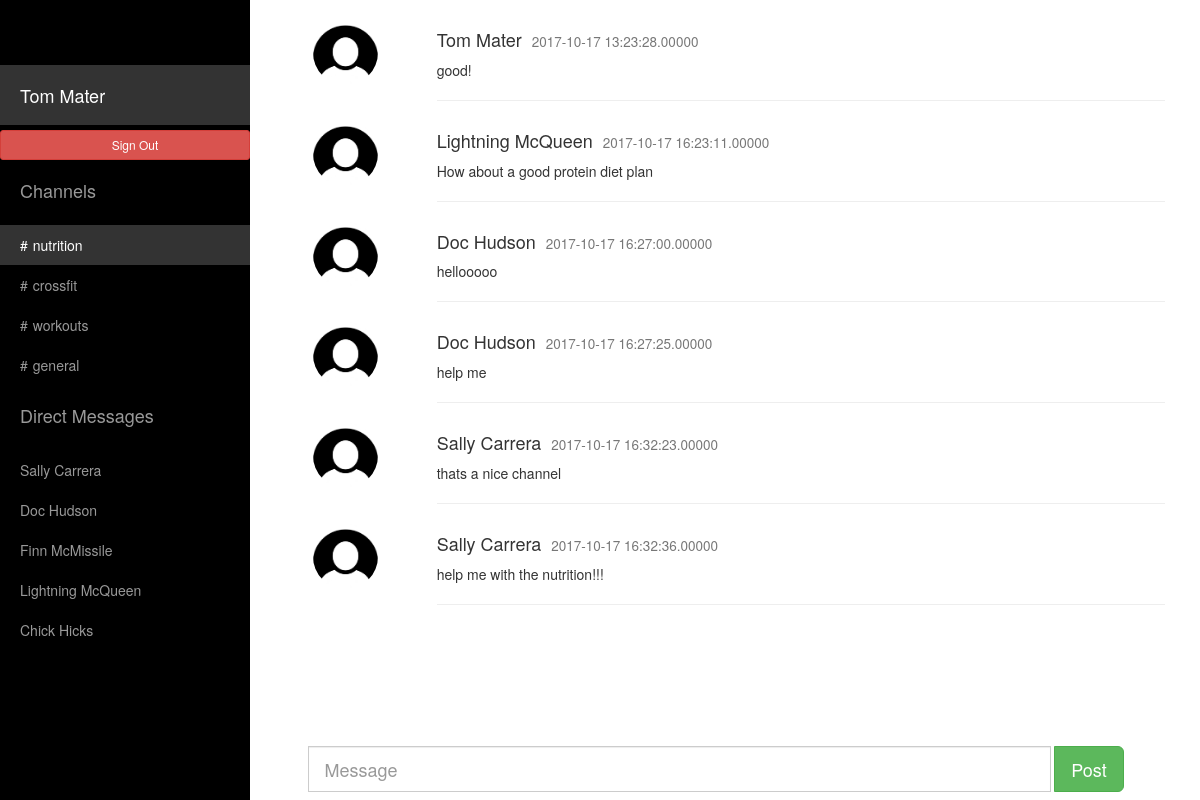
The app's page /indexn.php (signed in), older data.
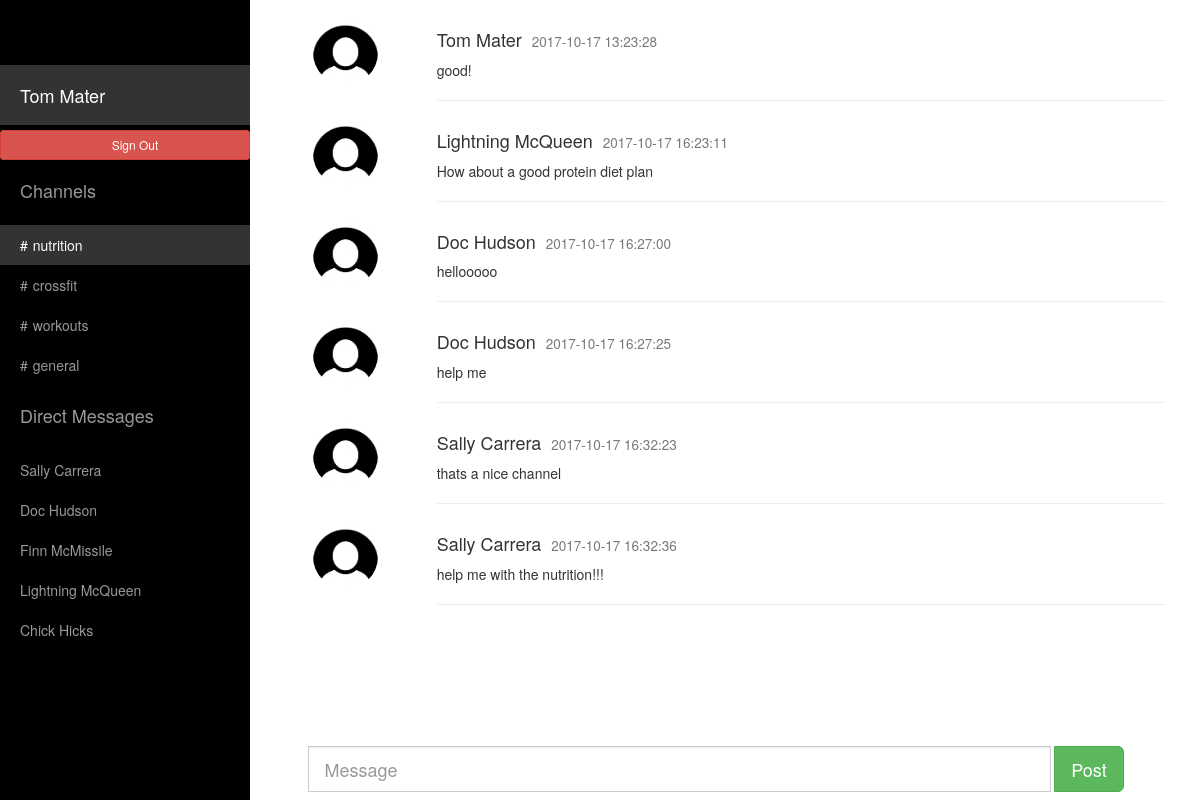
The same page, newer data.
### tables this page shows
CREATE TABLE `users_message` (
  `mess_id` int(20) NOT NULL,
  `ch_id` int(20) NOT NULL DEFAULT '0',
  `messages` varchar(2000) NOT NULL,
  `user_name` varchar(100) NOT NULL,
  `date` timestamp NOT NULL DEFAULT CURRENT_TIMESTAMP ON UPDATE CURRENT_TIMESTAMP
);

### indexn.php (the view, shortened to what this page needs)
<!DOCTYPE html>
<html lang="en">
<head>
	<link rel="stylesheet" href="https://maxcdn.bootstrapcdn.com/bootstrap/3.3.7/css/bootstrap.min.css">
    <link href="css/sidebar.css" rel="stylesheet">
  </head>
<body>
    <div id="wrapper">
        <div id="sidebar-wrapper">
            <ul class="sidebar-nav">
               <li class="sidebar-brand">
                </li>
                <li class="sidebar-brand">
                    <a style="color:white !important;" class="actives" href="index.php"><?php echo $_SESSION['user_name']; ?></a>
                </li>
				<li>
				<a style="color:white !important;" href="signout.php" class="btn btn-danger btn-sm" role="button">Sign Out</a>
				</li>
                <li class="sidebar-brand">
                    <a>Channels</a>
                </li>
				<?php
$conn = mysqli_connect("localhost","admin","M0n@rch$");
	mysqli_select_db($conn,'slack');
	 $r1=mysqli_query($conn,"select channels from users_channel where channels='".nutrition."'");
	 while($r2=mysqli_fetch_array($r1))
	 {
?>
          <li>
                    <a class="actives" style="color:white !important;" href="indexn.php"><span style="padding-right:5px">#</span><?php echo $r2['channels']; ?></a>
		  </li>
<?php
	 }
?>
<?php
 $r14=mysqli_query($conn,"select channels from users_channel where channels='".crossfit."'");
	 while($r24=mysqli_fetch_array($r14))
	 {
?>
      <li>
                    <a href="indexc.php"><span style="padding-right:5px">#</span><?php echo $r24['channels']; ?></a>
		  </li>
<?php
	 }
?>
<?php
 $r15=mysqli_query($conn,"select channels from users_channel where channels='".workouts."'");
	 while($r25=mysqli_fetch_array($r15))
	 {
?>
      <li>
                    <a href="indexw.php"><span style="padding-right:5px">#</span><?php echo $r25['channels']; ?></a>
		  </li>
<?php
	 }
?>
<?php
 $r13=mysqli_query($conn,"select channels from users_channel where channels='".general."'");
	 while($r23=mysqli_fetch_array($r13))
	 {
?>
      <li>
                    <a  href="index.php"><span style="padding-right:5px">#</span><?php echo $r23['channels']; ?></a>
		  </li>
<?php
	 }
?>
		 <li class="sidebar-brand">
                    <a>
                        Direct Messages
                    </a>
          </li>
		  <?php
	     $r11=mysqli_query($conn,"select user_name from users_info where not user_name='".$_SESSION['user_name']."'");
	     while($r22=mysqli_fetch_array($r11))
	       {
?>
		   <li>
                    <a href="#page-content-wrapper"><?php echo $r22['user_name']; ?></a>
		  </li>
<?php
		   }
?>
            </ul>
        </div>
        <div id="page-content-wrapper">
            <div class="container-fluid">
                <div class="row">
				<div  class="col-lg-12">
	 <?php
	     $r33=mysqli_query($conn,"select *from users_message where ch_id='2'");
	     while($r34=mysqli_fetch_array($r33))
	       {
?>
			<div  class="row">
        <div class="col-sm-2 text-center">
          <img src="user-image.jpg" class="img-circle" height="65" width="65" alt="Avatar">
        </div>
        <div class="col-sm-10">
          <h4><?php echo $r34['user_name'];?><small style="margin-left:10px"><?php echo $r34['date'];?></small></h4>
          <p><?php echo $r34['messages'];?></p>
          <hr>
        </div>
			</div>
<?php
		   }
?>
                    </div>
                </div>
            </div>
        </div>
		                       <nav class="navbar navbar-fixed-bottom">
								    <div class="row">
										<div class="col-sm-3 col-md-3">
										</div>
										<div class="col-sm-9 col-md-9">
											<form class="navbar-form" action="index2.php" method="post">
												<div class="row">
					<div class="input-group input-group-lg col-lg-10">
						<input type="text" name="message_post" class="form-control" placeholder="Message">
						</div>
							<div class="input-group input-group-btn col-lg-2">
								<button name="submit" value="submit" class="btn btn-success btn-lg" type="submit">
									Post
								</button>
							</div>
				</div>
			</form>
	</div>
	</div>
</nav>
    </div>
</body>
</html>

Row changes from the older to the newer data that the page shows:
changed users_message "Tom Mater": date "2017-10-17 13:23:28.00000" → "2017-10-17 13:23:28"
changed users_message "Lightning McQueen": date "2017-10-17 16:23:11.00000" → "2017-10-17 16:23:11"
changed users_message "hellooooo": date "2017-10-17 16:27:00.00000" → "2017-10-17 16:27:00"
changed users_message "help me": date "2017-10-17 16:27:25.00000" → "2017-10-17 16:27:25"
changed users_message "thats a nice channel": date "2017-10-17 16:32:23.00000" → "2017-10-17 16:32:23"
changed users_message "help me with the nutrition!!!": date "2017-10-17 16:32:36.00000" → "2017-10-17 16:32:36"
